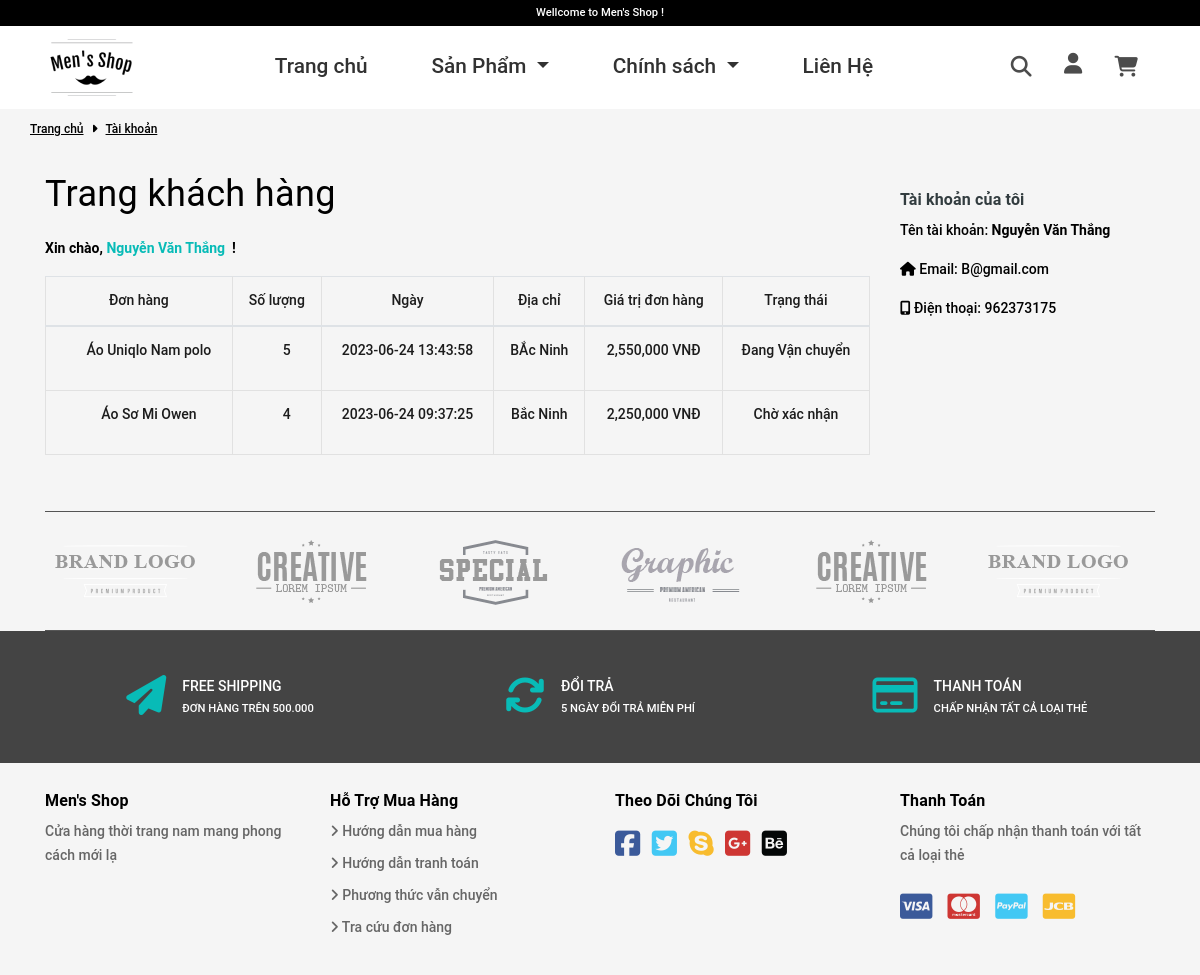
Page /Men-Shop/account.php (signed in) on the committed database.
### tables this page shows
CREATE TABLE `product` (
  `id` int(100) NOT NULL,
  `anh` varchar(1000) NOT NULL,
  `tensp` text NOT NULL,
  `gia` int(222) NOT NULL,
  `theloai` varchar(1000) NOT NULL,
  `status` varchar(1000) NOT NULL,
  `mota` text NOT NULL,
  `created_time` datetime DEFAULT NULL,
  `last_update` datetime DEFAULT NULL,
  `soluong` int(50) NOT NULL,
  `giagoc` int(100) NOT NULL,
  `da_ban_duoc` int(10) NOT NULL DEFAULT 0
);

CREATE TABLE `bill` (
  `id` int(10) NOT NULL,
  `account_id` int(11) NOT NULL,
  `name` varchar(100) NOT NULL,
  `phone` text NOT NULL,
  `address` varchar(500) NOT NULL,
  `note` varchar(1000) DEFAULT NULL,
  `total` varchar(100) NOT NULL,
  `created_time` datetime DEFAULT current_timestamp(),
  `last_update` datetime DEFAULT current_timestamp(),
  `list_san_pham` varchar(255) NOT NULL,
  `list_so_luong` varchar(255) NOT NULL,
  `trang_thai` int(10) NOT NULL DEFAULT 0
);

CREATE TABLE `account` (
  `id` int(11) NOT NULL,
  `hoten` varchar(50) NOT NULL,
  `sdt` int(30) NOT NULL,
  `email` varchar(100) NOT NULL,
  `password` varchar(100) NOT NULL,
  `role` varchar(100) NOT NULL
);

### Men-Shop/control.php (called while the page is built, shortened)
<?php
include('connect.php');
class Data
{
    public function user()
    {
        global $conn;
        $sql = "select * from account";
        $run = mysqli_query($conn, $sql);
        return $run;
    }
    public function product()
    {
        global $conn;
        $sql = "select * from product";
        $run = mysqli_query($conn, $sql);
        return $run;
    }
    public function select_bill_id($id)
    {
        global $conn;
        $sql = "select * from bill where account_id = '$id'  ORDER BY created_time DESC ";
        $run = mysqli_query($conn, $sql);
        return $run;
    }
}

### Men-Shop/account.php (the view, shortened to what this page needs)
<?php
include('control.php');
$getdata = new Data();
$select_bill = $getdata->select_bill_id($_SESSION['user_id']);
$select_product = $getdata->product();
$select_use = $getdata->user();
?>
<!DOCTYPE html>
<html lang="en">
<head>
    <link rel="stylesheet" href="https://cdnjs.cloudflare.com/ajax/libs/twitter-bootstrap/4.3.1/css/bootstrap.min.css">
    <link rel="stylesheet" href="template/css/header.css">
    <link rel="stylesheet" href="template/css/footer.css">
    <link rel="stylesheet" href="lib/OwlCarousel2-2.3.4/dist/assets/owl.carousel.min.css">
    <link rel="stylesheet" href="./template/css/suplo-style.scss.css">
    <link rel="stylesheet" href="./template/css/timber.scss.css">
    <link rel="stylesheet" href="template/css/base.scss.css">
    <link rel="stylesheet" href="./template/css/dangxuat.css">
</head>
<body>
    <?php
    include('header.php');
    ?>
    <section id="breadcrumb-wrapper">
        <div class="breadcrumb-content">
            <div class="wrapper">
                <div class="inner">
                    <div class="breadcrumb-small">
                        <a href="trangchu.php" title="Quay trở về trang chủ">Trang chủ</a>
                        <span aria-hidden="true"><i class="fas fa-caret-right"></i></span>
                        <span>Tài khoản</span>
                    </div>
                </div>
            </div>
        </div>
    </section>
    <section class="signup page_customer_account">
        <div class="container">
            <div class="wrap_background_aside  margin-bottom-40">
                <div class="row">
                    <div class="col-xs-12 col-sm-12 col-md-12 col-main-acount">
                        <div id="parent" class="row">
                            <div id="a" class="col-xs-12 col-sm-12 col-lg-9 col-left-account">
                                        <div class="page-title m992">
                                            <h1 class="title-head margin-top-0"><a href="">Trang khách hàng</a></h1>
                                        </div>
                                        <div class="form-signup name-account m992">
                                            <p><strong>Xin chào, <a href="/account/addresses" style="color:#08bbb7;">
                                                        <?php echo $_SESSION['user_hoten'] ?>
                                                    </a>&nbsp;!</strong></p>
                                        </div>
                                <div class="col-xs-12 col-sm-12 col-lg-12 no-padding">
                                    <div class="my-account">
                                        <div class="dashboard">
                                            <div class="recent-orders">
                                                <div class="table-responsive tab-all" style="overflow-x:auto;">
                                                    <table class="table table-cart" id="my-orders-table">
                                                        <thead class="thead-default">
                                                            <tr>
                                                                <th>Đơn hàng</th>
                                                                <th>Số lượng</th>
                                                                <th>Ngày</th>
                                                                <th>Địa chỉ</th>
                                                                <th>Giá trị đơn hàng</th>
                                                                <th>Trạng thái </th>
                                                            </tr>
                                                        </thead>
                                                        <tbody>
                                                        <tbody>
                                                            <?php
                                                                if(mysqli_num_rows($select_bill) > 0 ){
                                                                    foreach($select_bill as $se){
                                                                        $arr_idSP = explode("-",$se['list_san_pham']);
                                                                        $arr_SLSP = explode("-",$se['list_so_luong']);
                                                            ?>
                                                                    <tr>
                                                                        <td>
                                                                            <ul>
                                                                                <?php
                                                                                    foreach( $select_product as $sp){
                                                                                        for($i=0;$i<sizeof($arr_idSP);$i++)
                                                                                        {
                                                                                            if( $sp['id'] == $arr_idSP[$i] )
                                                                                            {
                                                                                                echo  "<li>".$sp['tensp']."</li>";
                                                                                            }
                                                                                        }
                                                                                    }
                                                                                ?>
                                                                            </ul>
                                                                        </td>
                                                                        <td>
                                                                            <ul>
                                                                                <?php
                                                                                    for($i=0;$i<sizeof( $arr_SLSP);$i++)
                                                                                    {
                                                                                        echo  "<li>".$arr_SLSP[$i]."</li>";
                                                                                    }
                                                                                ?>
                                                                            </ul>
                                                                        </td>
                                                                        <td><?php echo $se['created_time'] ?></td>
                                                                        <td><?php echo $se['address'] ?></td>
                                                                        <td><?php echo $se['total'] ?> VNĐ</td>
                                                                        <td><?php
                                                                            if($se['trang_thai'] == 0){
                                                                                echo "Chờ xác nhận";
                                                                            }
                                                                            elseif($se['trang_thai'] == 1){
                                                                                echo "Đang Vận chuyển";
                                                                            }
                                                                            else{
                                                                                echo "Đã giao hàng";
                                                                            }
                                                                        ?></td>
                                                                    </tr>
                                                            <?php
                                                                    }
                                                                    }
                                                            ?>
                                                        </tbody>
                                                    </table>
                                                </div>
                                            </div>
                                        </div>
                                    </div>
                                </div>
                            </div>
                            <div id="b" class="col-xs-12 col-sm-12 col-lg-3 col-right-account margin-top-20">
                                <div class="block-account">
                                    <div class="block-title-account">
                                        <h5>Tài khoản của tôi</h5>
                                    </div>
                                    <div class="block-content form-signup">
                                        <p>Tên tài khoản: <strong style="line-height: 20px;"> <?php echo $_SESSION['user_hoten'] ?></strong></p>
                                         <?php
                                            foreach($select_use as $su){
                                                if($_SESSION['user_id'] == $su['id'] )
                                                {
                                         ?>
                                                <p><i class="fa fa-home font-some" aria-hidden="true"></i> <span>Email: <?php echo $su['email'] ?>
                                                    </span></p>
                                                <p><i class="fa fa-mobile font-some" aria-hidden="true"></i> <span>Điện thoại: <?php echo $su['sdt'] ?>
                                                    </span> </p>
                                        <?php
                                                }
                                            }
                                         ?>
                                    </div>
                                </div>
                            </div>
                        </div>
                    </div>
                </div>
            </div>
        </div>
    </section>
    <?php
    include('footer.php');
    ?>
</body>
</html>

### Men-Shop/template/css/header.css (style rules this page uses)
* { box-sizing: border-box; margin: 0; padding: 0; }

### Men-Shop/template/css/timber.scss.css (style rules this page uses)
html, body { padding: 0; margin: 0; }
article, aside, details, figcaption, figure, footer, header, hgroup, main, nav, section, summary { display: block; }
html { background-color: #f2f2f2; }
body { background-color: #ffffff; }
.wrapper { *zoom: 1; max-width: 1260px; margin: 0 auto; padding: 0 15px; }
.wrapper:after { content: ""; display: table; clear: both; }
@media screen and (min-width: 480px) { .wrapper { padding: 0 30px; } }
body, input, textarea, button, select { font-size: 14px; line-height: 1.6; font-family: "SVN-Gilroy", Helvetica, Arial, sans-serif; color: #000000; font-weight: 500; -webkit-font-smoothing: antialiased; -webkit-text-size-adjust: 100%; }
h1, .h1, h2, .h2, h3, .h3, h4, .h4, h5, .h5, h6, .h6 { display: block; font-family: "SVN-Gilroy", Helvetica, Arial, sans-serif; font-weight: 700; margin: 0 0 0.5em; line-height: 1.4; }
h1 a, .h1 a, h2 a, .h2 a, h3 a, .h3 a, h4 a, .h4 a, h5 a, .h5 a, h6 a, .h6 a { text-decoration: none; font-weight: inherit; }
h1, .h1 { font-size: 2.57143em; }
h5, .h5 { font-size: 1.14286em; }
p { margin: 0 0 15px 0; }
b, strong { font-weight: bold; }
a, .text-link { color: #000; text-decoration: none; background: transparent; }
ul, ol { margin: 0 0 15px 20px; padding: 0; }
li { margin-bottom: 0.25em; }
table { width: 100%; border-collapse: collapse; border-spacing: 0; border: none; }
th { font-weight: bold; }
th, td { text-align: left; padding: 15px; border: none; }

### rows in the picture
bill: list_so_luong "5", created_time "2023-06-24 13:43:58", address "BẮc Ninh", total "2,550,000", trang_thai "Đang Vận chuyển"
product: tensp "Áo Uniqlo Nam polo"
bill: list_so_luong "4", created_time "2023-06-24 09:37:25", address "Bắc Ninh", total "2,250,000", trang_thai "Chờ xác nhận"
product: tensp "Áo Sơ Mi Owen"
account: email "B@gmail.com", sdt "962373175"

### other values in the picture
$_SESSION['user_hoten'] "Nguyễn Văn Thắng"
